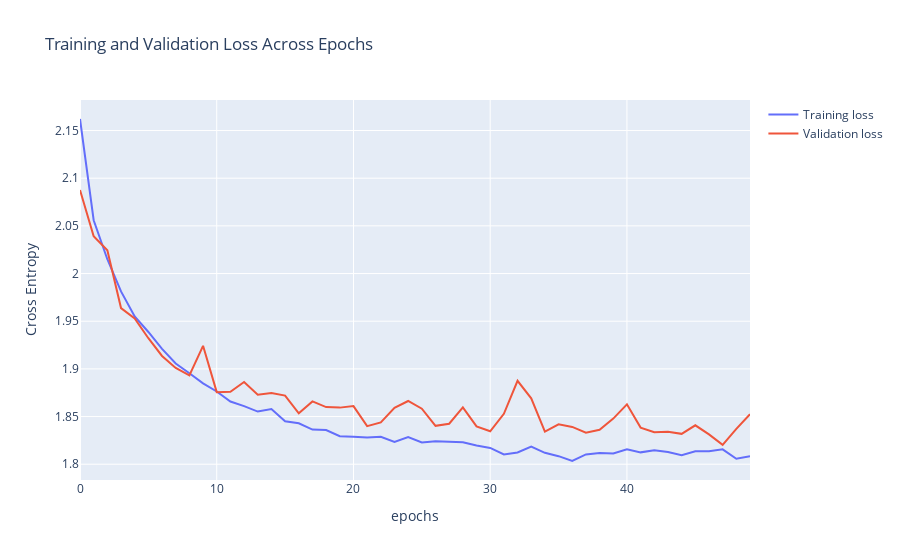

Notebook source saved alongside this figure:
### Code cell
fig = go.Figure(data=[
    go.Scatter(
        y=history["loss"],
        name="Training loss",
        mode="lines"
    ),
    go.Scatter(
        y=history["val_loss"],
        name="Validation loss",
        mode="lines"
    )
])

fig.update_layout(
    title='Training and Validation Loss Across Epochs',
    xaxis_title='epochs',
    yaxis_title='Cross Entropy'
)

fig.show()

### Figure 1 — Plotly figure (JSON) as saved in the notebook; plotly's stock layout.template omitted (floating-point values rounded to 4 significant figures)
{"data": [{"mode": "lines", "name": "Training loss", "type": "scatter", "y": [2.162, 2.056, 2.015, 1.981, 1.955, 1.939, 1.921, 1.906, 1.895, 1.885, 1.876, 1.866, 1.861, 1.855, 1.858, 1.845, 1.843, 1.836, 1.836, 1.829, 1.829, 1.828, 1.829, 1.823, 1.829, 1.823, 1.824, 1.824, 1.823, 1.82, 1.817, 1.81, 1.812, 1.819, 1.812, 1.808, 1.803, 1.81, 1.812, 1.811, 1.816, 1.812, 1.815, 1.813, 1.809, 1.814, 1.814, 1.816, 1.806, 1.808]}, {"mode": "lines", "name": "Validation loss", "type": "scatter", "y": [2.088, 2.039, 2.024, 1.964, 1.953, 1.932, 1.914, 1.901, 1.893, 1.924, 1.876, 1.876, 1.886, 1.873, 1.875, 1.872, 1.853, 1.866, 1.86, 1.859, 1.861, 1.84, 1.844, 1.859, 1.866, 1.858, 1.84, 1.842, 1.86, 1.84, 1.835, 1.853, 1.887, 1.869, 1.834, 1.842, 1.839, 1.833, 1.836, 1.848, 1.863, 1.838, 1.834, 1.834, 1.832, 1.841, 1.831, 1.82, 1.837, 1.852]}], "layout": {"title": {"text": "Training and Validation Loss Across Epochs"}, "xaxis": {"title": {"text": "epochs"}}, "yaxis": {"title": {"text": "Cross Entropy"}}}}
